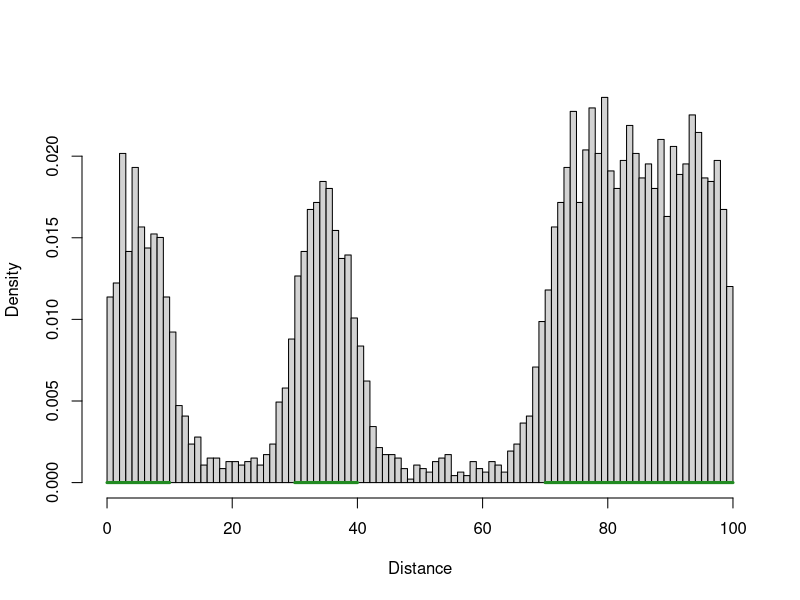
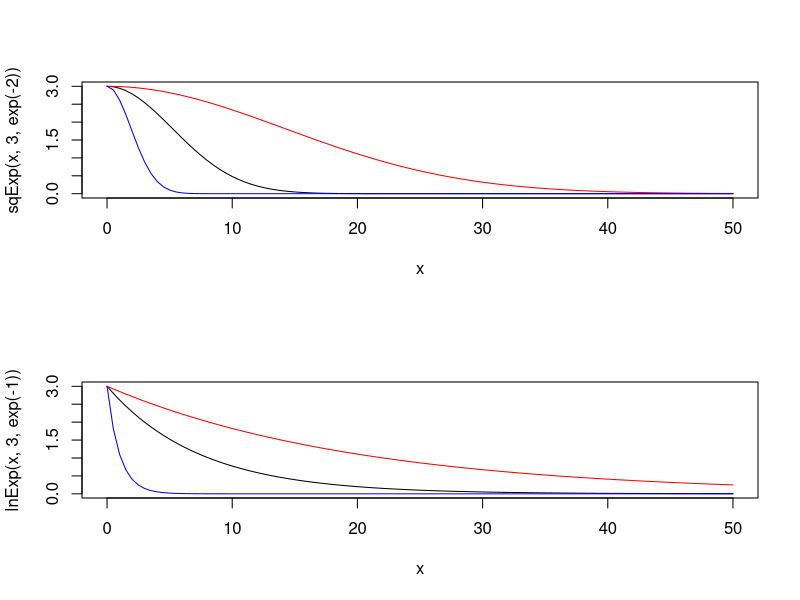
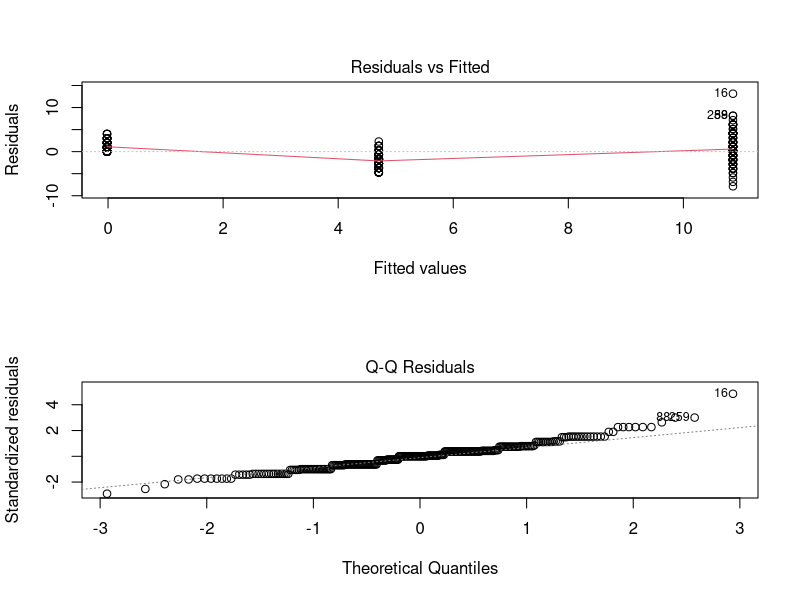
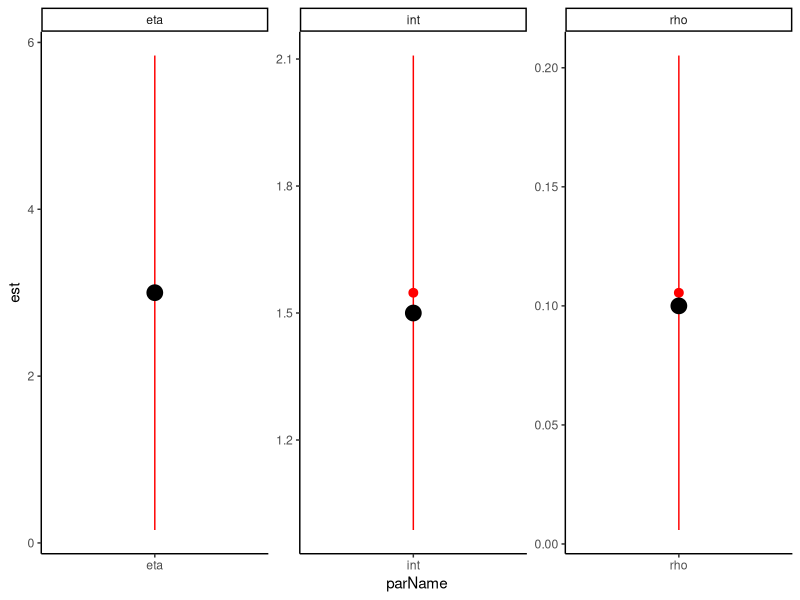
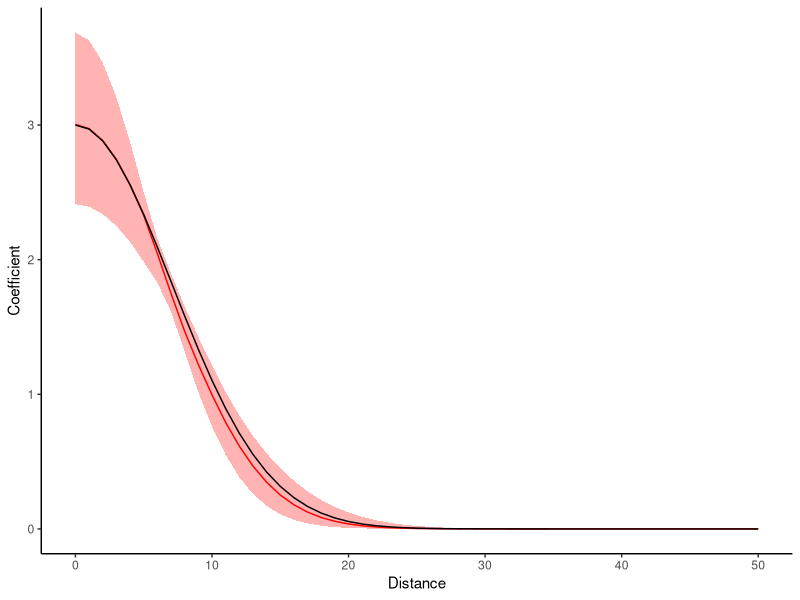

Recreate these plots in R, in order. (Note: a time limit stopped this script after it produced the figures.)
#Simulation to look at dispersal distances from seminatural features, SR 2020

library(tidyverse)

# Functions for simulation -------------------------------------------------------

#Idea: 2D world of habitable patches surrounded by uninhabitable matrix. 
#Organisms start in a patch, reproduce according to logistic growth equation (K related to size of patch), and then disperse according to some univariate normal distribution
#If they land in another/the same patch, they add to its population
#Basically just the theory of island biogeography + metapopulation stuff

#Function to generate distribution of propagules from some source
#patches - dataframe of patches: xmin, xmax, n = starting population
#worldLims - vector of x-limits
#r - rate of growth at n=0
#dispType - dispersal kernel ('normal','t','cauchy','ft')
#dispPars - vector of parameters for dispersal (SD, c(SD,nu) for t-dist, c(a,b) for fat-tailed)
#tim - time steps to take
#kfac - factor to multiply patch size by (raises K-constant of patch)
#propDisperse - proportion of organisms that disperse, rather than staying in the patch (between 0 and 1)
#figure - what type of figure should be displayed ('hist','dense','none')
#lastStep - should only last step be saved (T/F)
#returnDist - should locations of dispersers be returned as a vector (T/F)
mkDist <- function(patches,worldLims,r,dispType,dispPars,tim,kfac,propDisperse=1,figure='hist',lastStep=F,returnDist=F){
  #Helper functions
  
  #Logistic growth equation (n at t+1)
  ntPlus <- function(nt,r,K){
    nt+(r*nt*(1-(nt/K)))
  }
  
  #Generate random numbers from 2-sided fat tailed distribution
  #1-sided: function(d,a,b) 1/(1+a*d^b)
  rft2 <- function(n,a,b){
    d <- runif(n,0,1) #Random uniform
    posneg <- sample(c(-1,1),n,T) #Positive/negative 1
    return(posneg*((1-d)/(a*d))^(1/b))
  }
  
  #Parameters for patches
  patches$size <- with(patches,xmax-xmin) #Size of patch
  patches$mid <- rowMeans(patches[,c('xmax','xmin')]) #Middle of patch
  npatches <- nrow(patches) #number of patches
  
  # plot(0,type='n',xlim=range(patches[,c('xmax','xmin')]),ylim=c(0,30),xlab='',ylab='')
  # for(i in 1:length(patches)){
  #   with(patches,{
  #     lines(c(xmin[i],xmax[i]),c(0,0),col='forestgreen',lwd=3)
  #     points(rep(mean(c(xmin[i],xmax[i])),n[i]),1:(n[i]),pch=19)
  #   })
  # }
  
  recordDisp <- list() #List to store dispersal
  
  for(t in 1:tim){
    #Reproduce
    for(i in 1:npatches){
      patches$n[i] <- max(0,round(ntPlus(patches$n[i],r,patches$size[i]))) #Population cannot be negative
    }
    
    #Disperse
    
    # dLocs <- with(patches,unlist(mapply(rnorm,n,mid,disp))) #Disperse from middle of patch
    dLocs <- numeric(0) #Empty set to store locations
    for(i in 1:npatches){
      #Dispersal location for migrants - all individuals disperse if propDisperse == 1
      nDispersers <- round(patches$n[i]*propDisperse)
      
      dLocs <- with(patches,c(dLocs,switch(dispType, #Choose dispersal kernel
        normal=rnorm(nDispersers,runif(nDispersers,xmin[i],xmax[i]),dispPars[1]), #Normal distribution
        cauchy=rcauchy(nDispersers,runif(nDispersers,xmin[i],xmax[i]),dispPars[1]), #Cauchy
        t=rt(nDispersers,dispPars[2])*dispPars[1] + runif(nDispersers,xmin[i],xmax[i]), #Student's t (regularized)
        ft=rft2(nDispersers,dispPars[1],dispPars[2]) + runif(nDispersers,xmin[i],xmax[i]) #2-sided fat-tailed
      )))
                     
      #Should try fat-tailed as well, as in Chapman et al 2006
      #Formula f(d|a,b) = 1/(1+a*d^b); authors found a = 0.3-0.4, b = 1.5-1.6
      #Turns out this is impossible to integrate. Better to use t dist or cauchy dist.
      #https://besjournals.onlinelibrary.wiley.com/doi/full/10.1111/j.1365-2656.2006.01172.x
      
      patches$n[i] <- patches$n[i] - nDispersers #Remove migrants
      if(patches$n[i]<0) stop('Population negative')
    }
    
    #Assign migrants to new patches
    for(i in 1:npatches){
      #New population = residents + immigrants
      patches$n[i] <- patches$n[i] + sum(dLocs>=patches$xmin[i] & dLocs<=patches$xmax[i]) 
    }
    
    #Record location of all migrants (sucessful/unsuccessful)
    recordDisp[[t]] <- dLocs
  }
  
  if(lastStep) recordDisp <- recordDisp[[length(recordDisp)]] #Only saves the last time step
  
  recordDisp <- unlist(recordDisp) #Converts to vector
  recordDisp <- recordDisp[recordDisp>=min(worldLims)&recordDisp<=max(worldLims)] #Get rid of records outside of world range
  
  if(figure=='hist'|figure=='dens'){ #Make a figure of the dispersal data
    # plot(0,type='n',xlim=range(patches[,c('xmax','xmin')]),ylim=c(0,max(patches$n)),xlab='',ylab='') #Empty plot
    if(figure=='hist') hist(unlist(recordDisp),freq=F,main='',breaks=100,xlim=worldLims,xlab='Distance') #Histogram plot
    
    if(figure=='dens') plot(density(unlist(recordDisp)),zero.line=T,main='',xlim=worldLims,xlab='Distance') #Density plot
    
    
    for(i in 1:npatches){
      with(patches,{
        lines(c(xmin[i],xmax[i]),c(0,0),col='forestgreen',lwd=3)
        # if(n[i]>0) points(rep(mean(c(xmin[i],xmax[i])),n[i]),1:(n[i]),pch=19)
      })
    }
  }
  
  if(returnDist) return(recordDisp)

}

patches <- data.frame(xmin=c(0,30,70),xmax=c(10,40,100),n=c(5,5,15))
worldLims <- c(0,100)
r <- 1 #Rate of growth

# #normal distribution
# dispType <- 'normal'
# dispPars <- c(5)

# #t distribution
# dispType <- 't'
# dispPars <- c(5,3) #dispersal parameters

# #cauchy distribution 
# dispType <- 'cauchy'
# dispPars <- c(1) #dispersal parameters

#2-sided fat-tailed distribution
dispType <- 'ft'
dispPars <- c(0.4,1.5) #dispersal parameters

tim <- 1000 #Time steps
kfac <- 10 #Factor to multiply k by (change carrying capacity for all patches)

#Works
mkDist(patches,worldLims,r,dispType,dispPars,tim,kfac,propDisperse=0.1,figure='hist',lastStep=F,returnDist=F)

#Function to generate random 1-D landscapes
# worldLim: vector of x-limits to world
# nPatches: number of patches to generate
# nWorlds: number of random landscapes to generate (Go then. There are other worlds than these.)
# leaveClear: location(s) to check if patches intersect (reject intersecting worlds). NA indicates no patches needed
mkLandscape <- function(worldLims,nPatches,nWorlds=1,leaveClear=NA){
  #Width of world
  worldWidth <- max(worldLims)-min(worldLims)
  #Number of non-overlapping points
  nPoints <- ifelse(any(is.na(leaveClear)),0,length(leaveClear))
  
  require(gtools)
  nBreaks <- (nPatches*2)+1 #Dimensions for dirichlet process
  outputList <- list()
  listInd <- 1 #Index for list
  
  while(length(outputList)<nWorlds){
    #Generate "cut up string" of locations using dirichlet process
    breakLocs <- cumsum(c(0,rdirichlet(1,rep(1,nBreaks))))*worldWidth + min(worldLims) 
    
    #Assemble into data frame
    patches <- data.frame(xmin=breakLocs[1:length(breakLocs)-1],xmax=breakLocs[2:length(breakLocs)])
    patches <- patches[seq(2,nrow(patches)-1,2),] #Choose only "middle" patches
    rownames(patches) <- NULL #Reset row names
    
    #Check intersection criteria
    pass <- nPoints==0 || !any(rep(patches$xmax,nPoints)>=rep(leaveClear,each=nPatches) & 
                   rep(leaveClear,each=nPatches)>=rep(patches$xmin,nPoints))
    
    if(pass) { #If it passes, append to list
      outputList[[listInd]] <- patches 
      # patches$size <- patches$xmax-patches$xmin #Calculate patch size
      listInd <- listInd + 1 #Increment counter
    }
  }
  return(outputList)
}

#Function to extract "onion skin" proportions of patch cover at distances from cent
# patches: dataframe with xlims of patches
# cent: vector of centre locations
# rad: length of radius
# nSlice: number of slices to take from 0 to rad
onionSkin <- function(patches,cent,rad,nSlice,scale=F){
  #Helper function
  overlap <- function(t1,t2,b1,b2){ #How much of a target line (t1,t2) overlaps the boundary line (b1,b2)
    if(t1>=t2|b1>=b2) stop('Second argument (t2/b2) must be larger than first (t1/b1)')
    max(0,min(t2,b2)-max(t1,b1))
  }
  
  #Setup 
  nPatch <- nrow(patches) #Number of patches specified
  nCent <- length(cent) #Number of point centres to use
  wSlice <- rad/nSlice #Width of a slice
  
  #Matrix for storing values
  results <- matrix(rep(NA,nCent*nSlice),nrow=nCent,ncol=nSlice)
  rownames(results) <- cent
  colnames(results) <- paste0('d',format(round(seq(wSlice,rad,wSlice),2),nsmall=2,trim=T))
  
  for(i in 1:nCent){ #For each point centre
    for(j in 1:nSlice){ #For each slice
      #Boundaries for each slice
      left <- c(cent-wSlice*j,cent-wSlice*(j-1))
      right <- c(cent+wSlice*(j-1),cent+wSlice*j)
      results[i,j] <- 0 #Initialize to zero
      for(k in 1:nPatch){
        results[i,j] <- results[i,j] + #Add overlap 
          overlap(patches$xmin[k],patches$xmax[k],left[1],left[2]) + 
          overlap(patches$xmin[k],patches$xmax[k],right[1],right[2])
      }
    }
  }
  if(scale){ #Scales results to proportion of area in slices
    results <- results/(rad*2/nSlice)
  }
  return(results) #Output
}

#Squared exponential decay function
#d: distance
#eta: intercept at d=0
#rho: rate of decay with distance (estimate on log scale?)
sqExp <- function(d,eta,rho) eta*exp(-(rho^2)*(d^2))
par(mfrow=c(2,1)); curve(sqExp(x,3,exp(-2)),0,50) #works
curve(sqExp(x,3,exp(-3)),0,50,col='red',add=T) 
curve(sqExp(x,3,exp(-1)),0,50,col='blue',add=T) 


#Linear exponential decay function
#d: distance
#eta: intercept at d=0
#rho: rate of decay with distance (estimate on log scale?)
lnExp <- function(d,eta,rho) eta*exp(-(rho^2)*(d))
curve(lnExp(x,3,exp(-1)),0,50) #works
curve(lnExp(x,3,exp(-1.5)),0,50,add=T,col='red')
curve(lnExp(x,3,exp(0)),0,50,add=T,col='blue') 
par(mfrow=c(1,1))



# Simple situation --------------------------------------------------------

theme_set(theme_classic())

#1 large patch on left side
patches <- data.frame(xmin=c(0),xmax=c(20),n=c(5))
worldLims <- c(0,100)
r <- 1 #Rate of growth
tim <- 2000 #Time steps
kfac <- 10 #Factor to multiply k by

#Simulate dispersal at 3 distances (25,50,75)
dispDist <- lapply(1:100,function(x){
  data.frame(d=mkDist(patches,worldLims,r,dispType='ft',dispPars=c(0.4,1.5),tim,kfac,propDisperse=0.1,figure='none',lastStep=F,returnDist=T)) %>% 
    filter(d>20) %>% mutate(d=d-20) %>% #Removes dispersals within patch
    # ggplot(aes(x=d))+geom_histogram()
    mutate(d=case_when(d>20&d<30 ~ 'near', d>45&d<55 ~ 'mid', d>70&d<80 ~ 'far')) %>% filter(!is.na(d)) %>% 
    mutate(d=factor(d,levels=c('near','mid','far'))) %>% group_by(d,.drop=F) %>% summarize(n=n()) %>% ungroup() %>% 
    mutate(d=case_when(d=='near' ~ 25, d=='mid' ~ 50, d=='far' ~ 75)) %>% 
    mutate(rep=x)
})
dispDist <- do.call('rbind',dispDist) %>% 
  mutate(rep=factor(rep))

mod1 <- dispDist %>% mutate(d=scale(d)) %>% 
  glm(n~d,data=.,family='poisson')

mod1 <- dispDist %>% mutate(logn=log(n+0.1),d=d) %>% 
  lm(n~sqrt(d),data=.)

# mod1 <- dispDist %>% mutate(d=scale(d)) %>% 
#   glmer(n~d+(d|rep),data=.,family='poisson')
summary(mod1)
par(mfrow=c(2,1)); plot(mod1,which=c(1,2))


# Radial functional regression --------------------------------------------

#Step 1: simulate data

#Create some fake landscapes
patches <- mkLandscape(c(0,100),nPatches=1,nWorlds=30,leaveClear=50)
patches <- c(patches,mkLandscape(c(0,100),nPatches=2,nWorlds=30,leaveClear=50))
patches <- c(patches,mkLandscape(c(0,100),nPatches=3,nWorlds=30,leaveClear=50))
#Get composition in rings around site
rings <- lapply(patches,onionSkin,cent=50,rad=50,nSlice=10,scale=T)
rings <- as.data.frame(do.call('rbind',rings))
row.names(rings) <- NULL

#Parameters for generation
int <- 1.5 #intercept
dists <- seq(5,50,5)-2.5 #Distances from centre
eta <- 3
rho <- 0.1
coefs <- sqExp(dists,eta,rho)
mu <- exp(int+(as.matrix(rings) %*% coefs))
counts <- rpois(length(mu),mu)

#Step 2: estimate coefficients

#-log-likelihood function
ll <- function(pars,dat){
  #unpack coefficients
  int <- pars[1] #intercept
  eta <- pars[2] #height of increase
  rho <- pars[3] #distance decay
  #unpack dependent vars
  y <- dat[[1]] #counts
  d <- dat[[2]] #distances
  mat <- dat[[3]] #matrix of composition at distances
  
  yhat <- exp(int + (mat %*% sqExp(d,eta,rho))) #Lambda value
  return(-sum(dpois(y,yhat)))
}

#Test
datList <- list(counts,dists,as.matrix(rings))
ll(c(1.5,3,0.1),datList) #LL estimate ok

#Estimate
est <- optim(c(1.5,3,0.1),ll,method='L-BFGS-B',lower=c(-100,0,0),upper=c(100,100,100),dat=datList,hessian=T)

data.frame(parName=c('int','eta','rho'),est=est$par, #Estimates look OK
           se=sqrt(diag(solve(est$hessian))),actual=c(1.5,3,0.1)) %>% 
  ggplot(aes(x=parName,y=est))+geom_pointrange(aes(ymax=est+se*1.96,ymin=est-se*1.96),col='red')+
  geom_point(aes(y=actual),col='black',size=5)+
  facet_wrap(~parName,scales='free')

#Bootstrap CIs for curve
bootRep <- replicate(1000,expr={
  N <- length(datList[[1]])
  s <- sample(c(1:N),N,TRUE)
  dat <- list(datList[[1]][s],datList[[2]],datList[[3]][s,])
  bootEst <- optim(c(1.5,3,0.1),ll,method='L-BFGS-B',lower=c(-100,0,0),upper=c(100,100,100),dat=dat,hessian=T)$par
  sqExp(0:100,bootEst[2],bootEst[3])
  })

#Coefficient curve looks OK
data.frame(dist=0:100,t(apply(bootRep,1,function(x) quantile(x,c(0.5,0.95,0.05)))),actual=sqExp(0:100,3,0.1)) %>% 
  rename('med'=X50.,'upr'=X95.,'lwr'=X5.) %>% 
  ggplot(aes(x=dist))+geom_ribbon(aes(ymax=upr,ymin=lwr),alpha=0.3,fill='red')+
  geom_line(aes(y=med),col='red')+
  geom_line(aes(y=actual))+xlim(0,50)+
  labs(x='Distance',y='Coefficient')


# RRG with simulated data -------------------------------------------------

#Step 1: generate worlds

sampleLims <- c(47.5,52.5)

worlds <- list() 
for(n in 1:5) worlds <- c(worlds,mkLandscape(worldLims=c(0,100),nPatches=n,nWorlds=100,leaveClear=sampleLims[1]:sampleLims[2]))

#Step 2: simulate dispersion and extract counts of dispersers

#Add 1 population to each world
worlds <- lapply(worlds,function(x) data.frame(x,n=1))

#Simulates dispersion, and extracts counts between sampleLims
counts <- lapply(worlds,function(x,sL) {
  temp <- mkDist(x,worldLims=c(0,100),r=1,dispType='ft',dispPars=c(0.4,1.5),tim=400,kfac=10,propDisperse=0.1,figure='none',lastStep=F,returnDist=T)
  temp <- temp[temp>=min(sL)&temp<=max(sL)]
  return(temp)},sL=sampleLims)
counts <- sapply(counts,length)

#Step 3: extract landscape data - nearest neighbour, 5m rings, and various radii

#Nearest neighbour distance
nnDist <- sapply(worlds,function(x,sL){
  x <- unlist(x[,-3])
  return(min(abs(c(sL[1]-x,sL[2]-x))))
},sL=sampleLims)
hist(nnDist)

#Ring composition in 5m slices
ringComp <- t(sapply(worlds,function(x) onionSkin(x,cent=50,rad=50,nSlice=10,scale=T)))
ringDist <- seq(5,50,length.out=10)-2.5
colnames(ringComp) <- paste0('d',ringDist)
par(mfrow=c(5,2)); for(i in 1:10) hist(ringComp[,i],main=i); par(mfrow=c(1,1)) #Looks OK

#Composition within a 10m-50m radius, by 5m increments
totalComp <- t(apply(ringComp,1,function(x) cummean(x)[-1]))
colnames(totalComp) <- paste0('d',seq(10,50,5))

#Step 4: compare types of regression to see which one works best

#negative log-likelihood function for onion skin method
nllOnion_poisson <- function(pars,dat){
  #unpack coefficients
  int <- pars[1] #intercept
  eta <- pars[2] #height of increase
  rho <- exp(pars[3]) #distance decay
  #unpack dependent vars
  y <- dat[[1]] #counts
  d <- dat[[2]] #distances
  mat <- dat[[3]] #matrix of composition at distances
  
  yhat <- exp(int + (mat %*% sqExp(d,eta,rho))) #Lambda value
  return(-sum(dpois(y,yhat)))
}

nllOnion_poisson2 <- function(pars,dat,type='ln'){ #Intercept-free version
  #unpack coefficients
  eta <- pars[1] #height of increase
  rho <- exp(pars[2]) #distance decay
  #unpack dependent vars
  y <- dat[[1]] #counts
  d <- dat[[2]] #distances
  mat <- dat[[3]] #matrix of composition at distances
  yhat <- switch(type,
                 ln = exp(mat %*% lnExp(d,eta,rho)), #Linear distance
                 sq = exp(mat %*% sqExp(d,eta,rho)) #Squared distance
                 )
  return(-sum(dpois(y,yhat)))
}

nllOnion_negbin <- function(pars,dat){
  #unpack coefficients
  int <- pars[1] #intercept
  eta <- pars[2] #height of increase
  rho <- pars[3] #distance decay
  theta <- pars[4] #dispersion parameter for nb
  #unpack dependent vars
  y <- dat[[1]] #counts
  d <- dat[[2]] #distances
  mat <- dat[[3]] #matrix of composition at distances
  
  yhat <- exp(int + (mat %*% sqExp(d,eta,rho))) #Lambda value
  return(-sum(dnbinom(y,mu=yhat,size=theta)))
}

datList <- list(counts,ringDist,ringComp)
par(mfrow=c(1,1)); curve(sqExp(x,3,exp(-2)),0,50); curve(lnExp(x,3,exp(-1)),0,50,add=T,col='red')

# (omod1 <- optim(c(0,3,-1),nllOnion_poisson,method='L-BFGS-B',lower=c(-100,0,-100),upper=c(100,100,100),dat=datList,hessian=T))
# sqrt(diag(solve(omod1$hessian))) #Singular/immense SEs. Is intercept necessary?

(omod2 <- optim(c(3,-1),nllOnion_poisson2,method='L-BFGS-B',lower=c(0,-100),upper=c(100,100),type='sq',dat=datList,hessian=T))
sqrt(diag(solve(omod2$hessian))) #This might work?

plot(exp(ringComp %*% sqExp(ringDist,omod2$par[1],exp(omod2$par[2]))),counts,xlab='Predicted',ylab='Actual')
abline(0,1,col='red') #Doesn't work. Things to try next: 1) ln function, 2)Get rid of exp transformation at the end





#Standard nnDist GLMs - highly overdispersed
mod1 <- glm(counts~sqrt(dist),family='poisson',data=data.frame(count=counts,dist=nnDist)) #Poisson GLM
par(mfrow=c(2,1)); plot(mod1,which=c(1,2)); par(mfrow=c(1,1))
logLik(mod1)
mod2 <-MASS::glm.nb(counts~sqrt(dist),data=data.frame(count=counts,dist=nnDist)) 
par(mfrow=c(2,1)); plot(mod2,which=c(1,2)); par(mfrow=c(1,1))
logLik(mod2)
plot(sqrt(nnDist),counts)
